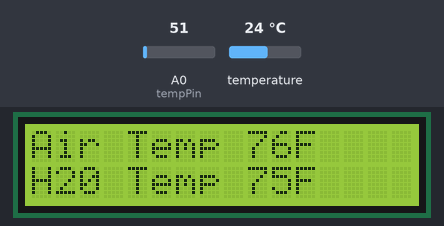
Recording of a sketch running on a simulated Arduino Uno, built with avr-gcc and run on an emulated ATmega328P. Shown: 16×2 character LCD. The test bench sets the inputs (shaded band); at power-on: temperature 24 °C, A0 (tempPin) = 51.

Above: at 1.2 s.
1.3 s: temperature set to 12 °C
At 2.9 s:
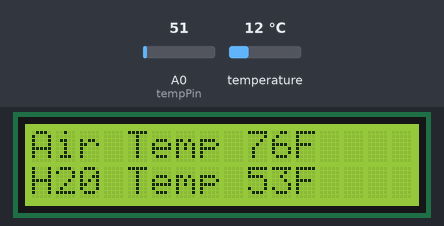
3.6 s: A0 (tempPin) set to 61
At 4.9 s:
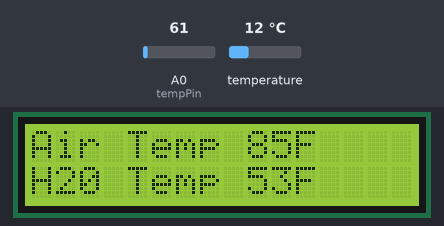
6.1 s: temperature set to 19 °C
At 8.1 s:
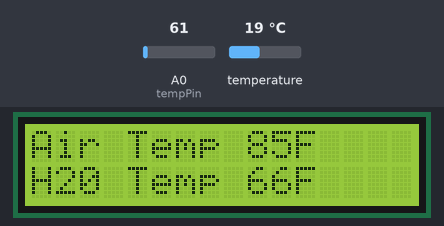
8.6 s: A0 (tempPin) set to 71
At 10.2 s:
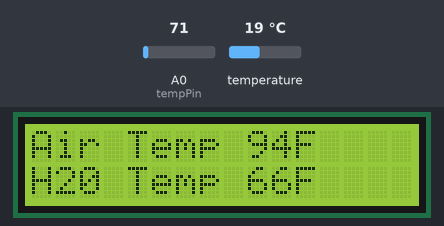
11.2 s: temperature set to 28 °C
At 13.4 s:
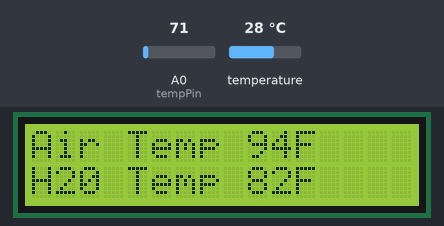
13.7 s: A0 (tempPin) set to 86
At 15.5 s:
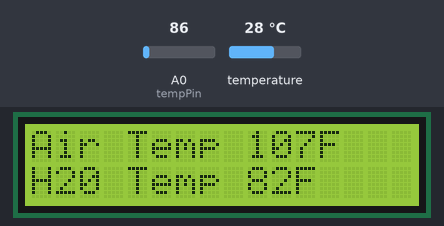
Timing chart, 0 to 17.0 s (numbered marks = the images above; inputs shaded):
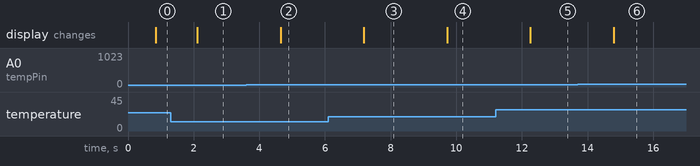

Measured:
- after the input at 1.3 s, the display: changes after 0.81 s (image 1)
- after the input at 3.6 s, the display: changes after 1.0 s (image 2)
- after the input at 6.1 s, the display: changes after 1.1 s (image 3)
- after the input at 8.6 s, the display: changes after 1.1 s (image 4)
- after the input at 11.2 s, the display: changes after 1.1 s (image 5)
- after the input at 13.7 s, the display: changes after 1.1 s (image 6)

The sketch:

tankCommander.ino
```cpp
/*
Tank Commander v0.01
*/

#include <LiquidCrystal.h>
#include <OneWire.h>
#include <DallasTemperature.h>

int tempPin = 0;

//                BS  E  D4 D5  D6 D7
LiquidCrystal lcd(7, 8, 9, 10, 11, 12);
// Data wire is plugged into pin 2 on the Arduino
#define ONE_WIRE_BUS 2

// Setup a oneWire instance to communicate with any OneWire devices
// (not just Maxim/Dallas temperature ICs)
OneWire oneWire(ONE_WIRE_BUS);

// Pass our oneWire reference to Dallas Temperature.
DallasTemperature sensors(&oneWire);

void setup()
{
  sensors.begin();
  lcd.begin(16, 2);
}

void loop()
{
  // Get the temp in F
  float ambientTemp = cToF(getAmbientTemp(tempPin));
  float tankTemp = cToF(getTankTemp());


  // Print it to the display
  lcd.setCursor(0, 0);
  lcd.print("Air Temp ");
  lcd.print(int(ambientTemp));
  lcd.print("F");

  lcd.setCursor(0, 1);
  lcd.print("H20 Temp ");
  lcd.print(int(tankTemp));
  lcd.print("F");
  // Wait
  delay(500);
}

float getTankTemp() {
  sensors.requestTemperatures();
  return sensors.getTempCByIndex(0);
}

float getAmbientTemp(int tempPin) {
  float tempC = (5.0 * analogRead(tempPin) * 100.0)/1024.0;  //convert the analog data to temperature
  return tempC;
}

float cToF(float tempC) {
  return ((tempC*9)/5) + 32;
}
```
